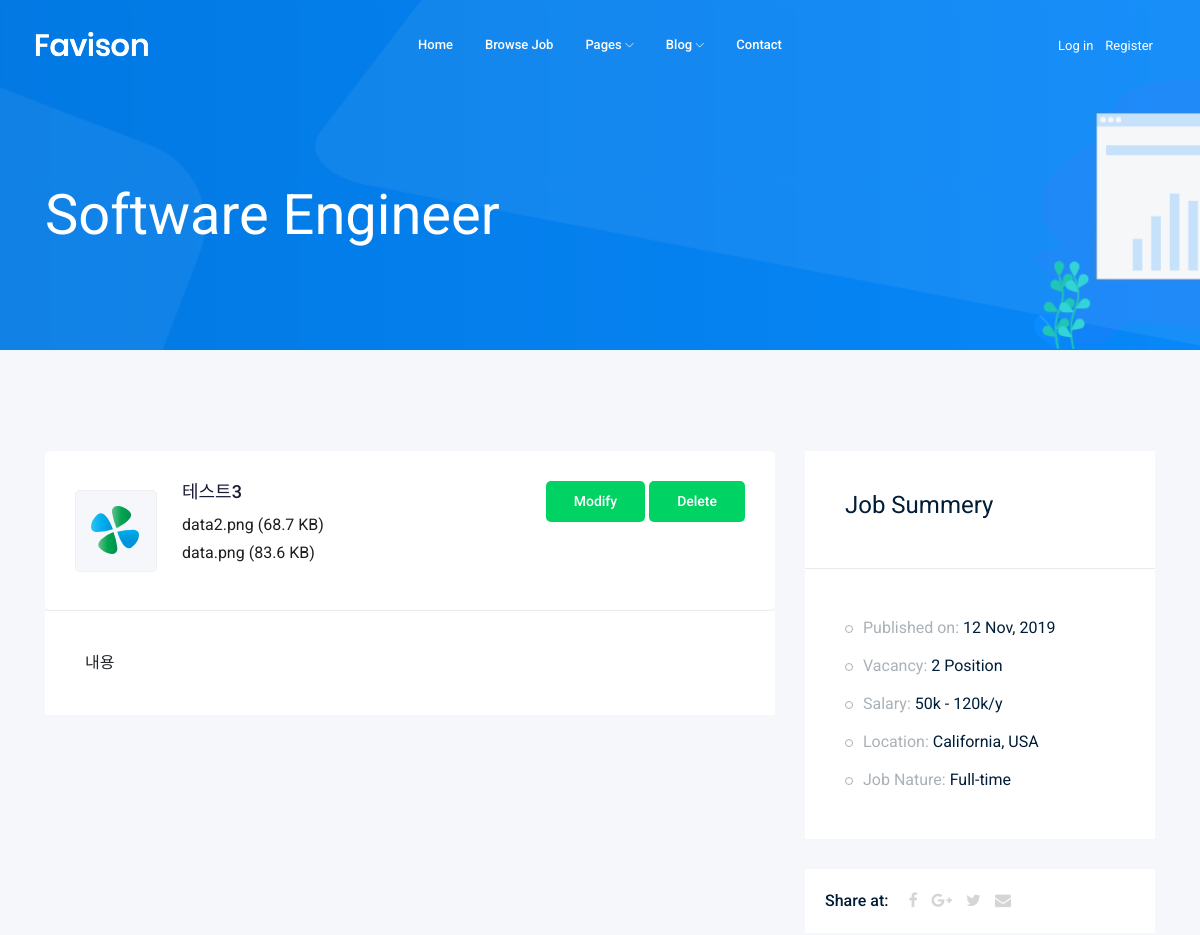
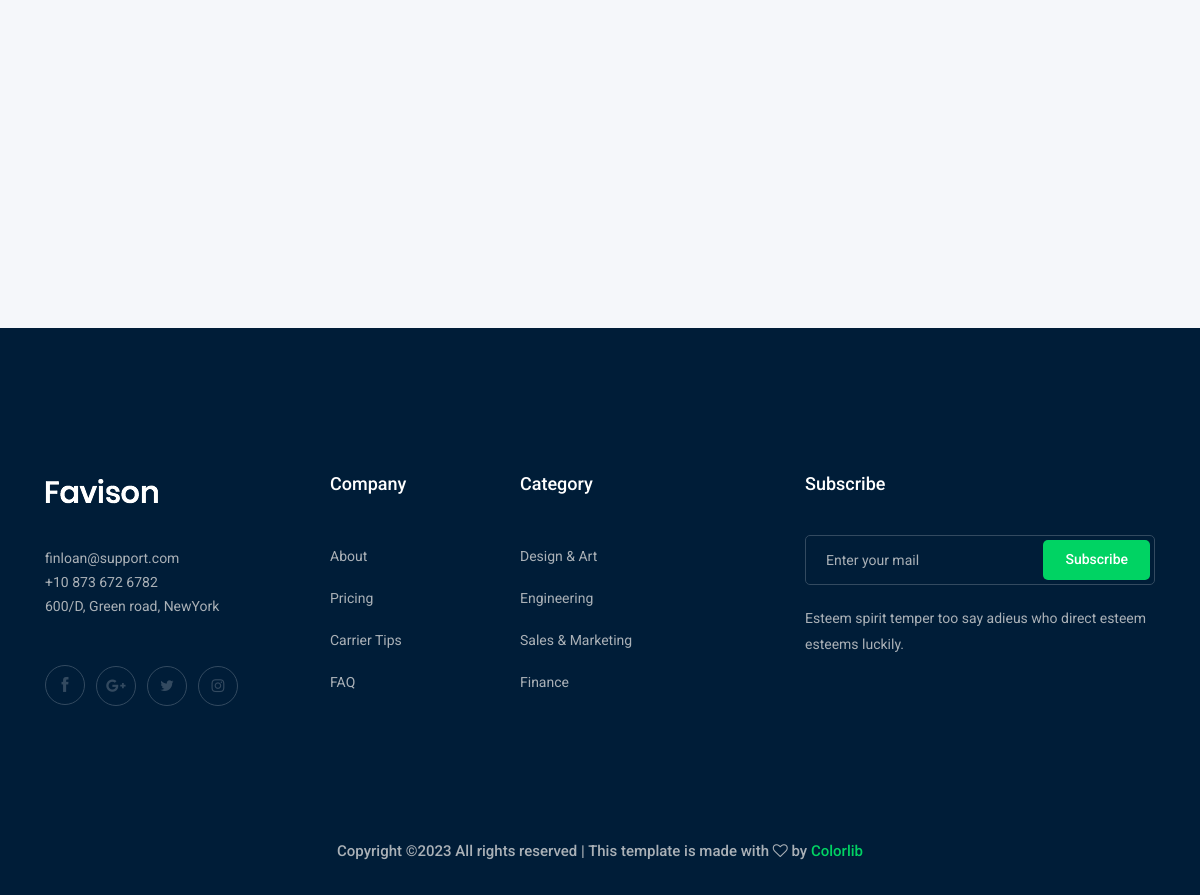
Page /detail/11/ on the committed database (2 pictures, top to bottom).
### cloud/models.py (models this page shows, shortened)
class Post(models.Model):
    INSTITUTE_CHOICES = [
        ('1', 'KINS'),
        ('2', 'NCS'),
        ('3', 'UNIST'),
        ('4', 'BRNC'),
    ]
    CATEGORY_CHOICES = [
        ('1', 'N/Star'),
        ('2', '논문'),
        ('3', '보고서'),
        ('4', '일정'),
    ]
    author = models.CharField(max_length=10, default='admin')
    institute = models.CharField(
        max_length=2,
        choices=INSTITUTE_CHOICES,
    )
    title = models.CharField(max_length=200)
    category = models.CharField(
        max_length=2,
        choices=CATEGORY_CHOICES,
    )
    content = models.TextField()
    created = models.DateTimeField(auto_now_add=True)
    updated = models.DateTimeField(auto_now=True)
    """def get_filename(self):
        return os.path.basename(self.document.name)

    def get_filetype(self):
        return self.get_filename().split('.')[-1]

    def delete(self, *args, **kargs):
        if self.document:
            os.remove(os.path.join(settings.MEDIA_ROOT, self.document.path))
        super(Post, self).delete(*args, **kargs)"""

class Document(models.Model):
    post = models.ForeignKey(Post, on_delete=models.CASCADE, related_name='files', verbose_name='Post', blank=True, null=True)
    attached = models.FileField(upload_to='', null=True, blank=True, verbose_name='file')
    filename = models.CharField(max_length=64, null=True, verbose_name='filename')
    content_type = models.CharField(max_length=128, null=True, verbose_name='MIME TYPE')
    size = models.IntegerField('file size', null=True)

### cloud/views.py (the view)
# urls.py: path('detail/<int:pk>/', post_detail, name='post_detail'),
def post_detail(request, pk):
    post = Post.objects.get(pk=pk)
    return render(request, 'cloud/job_details.html', {'post' : post})

### templates/cloud/job_details.html (shortened to what this page needs)
{% extends 'base.html' %}
{% block content %}
    <div class="bradcam_area bradcam_bg_1">
        <div class="container">
            <div class="row">
                <div class="col-xl-12">
                    <div class="bradcam_text">
                        <h3>Software Engineer</h3>
                    </div>
                </div>
            </div>
        </div>
    </div>
    <div class="job_details_area">
        <div class="container">
            <div class="row">
                <div class="col-lg-8">
                    <div class="job_details_header">
                        <div class="single_jobs white-bg d-flex justify-content-between">
                            <div class="jobs_left d-flex align-items-center">
                                <div class="thumb">
                                    <img src="img/svg_icon/1.svg" alt="">
                                </div>
                                <div class="jobs_content">
                                    <a href="#"><h4>{{ post.title }}</h4></a>
                                    <div class="links_locat d-flex align-items-center">
                                        <div class="files">
                                            <p>
                                                {% for file in post.files.all %}
                                                <a href = "{% url 'download' file.id %}">
                                                    {{file.filename}} ({{file.size | filesizeformat}})</br>
                                                </a>
                                                {% endfor %}
                                            </p>
                                        </div>
                                    </div>
                                </div>
                            </div>
                            <div class="jobs_right d-flex justify-content-end">
                                <div class="apply_now">
                                    <a href="{% url 'update_post' post.id %}" class="boxed-btn3">Modify</a>
                                    <a href="{% url 'delete_post' post.id %}" class="boxed-btn3">Delete</a>
                                </div>
                            </div>
                        </div>
                    </div>
                    <div class="descript_wrap white-bg">
                        {{ post.content }}
                    </div>
                </div>
                <div class="col-lg-4">
                    <div class="job_sumary">
                        <div class="summery_header">
                            <h3>Job Summery</h3>
                        </div>
                        <div class="job_content">
                            <ul>
                                <li>Published on: <span>12 Nov, 2019</span></li>
                                <li>Vacancy: <span>2 Position</span></li>
                                <li>Salary: <span>50k - 120k/y</span></li>
                                <li>Location: <span>California, USA</span></li>
                                <li>Job Nature: <span> Full-time</span></li>
                            </ul>
                        </div>
                    </div>
                    <div class="share_wrap d-flex">
                        <span>Share at:</span>
                        <ul>
                            <li><a href="#"> <i class="fa fa-facebook"></i></a> </li>
                            <li><a href="#"> <i class="fa fa-google-plus"></i></a> </li>
                            <li><a href="#"> <i class="fa fa-twitter"></i></a> </li>
                            <li><a href="#"> <i class="fa fa-envelope"></i></a> </li>
                        </ul>
                    </div>
                    <div class="job_location_wrap">
                        <div class="job_lok_inner">
                            <div id="map" style="height: 200px;"></div>
                          </div>
                    </div>
                </div>
            </div>
        </div>
    </div>
{% endblock %}

### rows in the picture
Post: title "테스트3", content "내용"
Document: filename "data2.png", size|filesizeformat "68.7 KB"
Document: filename "data.png", size|filesizeformat "83.6 KB"
